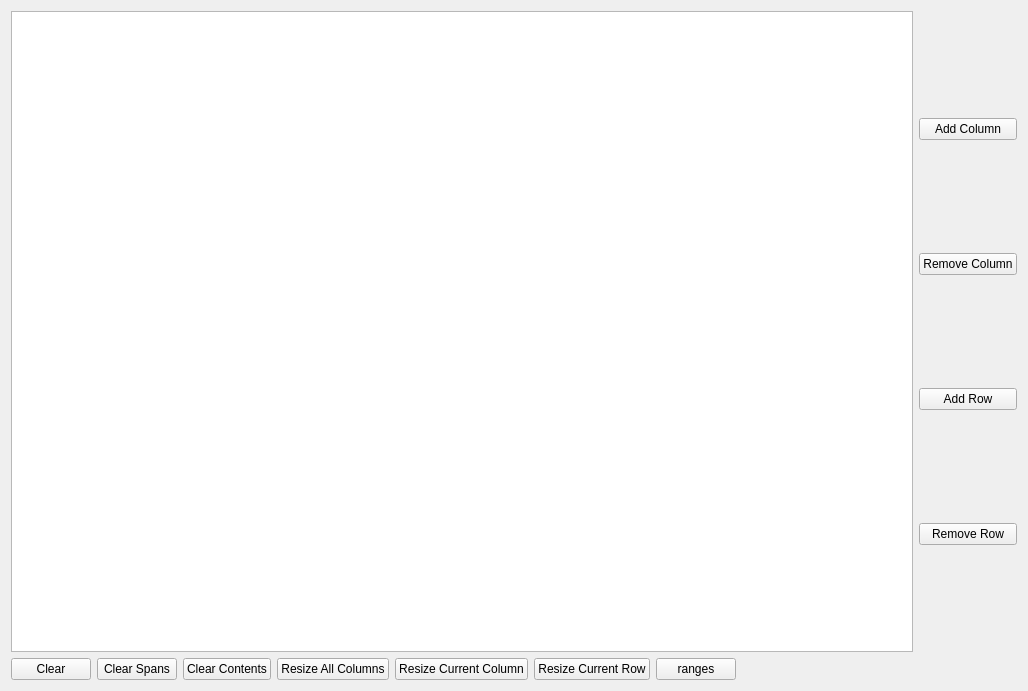
<?xml version="1.0" encoding="UTF-8"?>
<ui version="4.0">
 <class>Form</class>
 <widget class="QWidget" name="Form">
  <property name="geometry">
   <rect>
    <x>0</x>
    <y>0</y>
    <width>1028</width>
    <height>691</height>
   </rect>
  </property>
  <property name="windowTitle">
   <string>Form</string>
  </property>
  <layout class="QVBoxLayout" name="verticalLayout_2">
   <item>
    <layout class="QHBoxLayout" name="horizontalLayout">
     <item>
      <widget class="QTableWidget" name="tableWidget"/>
     </item>
     <item>
      <layout class="QVBoxLayout" name="verticalLayout">
       <item>
        <widget class="QPushButton" name="pcol">
         <property name="text">
          <string>Add Column</string>
         </property>
        </widget>
       </item>
       <item>
        <widget class="QPushButton" name="mcol">
         <property name="text">
          <string>Remove Column</string>
         </property>
        </widget>
       </item>
       <item>
        <widget class="QPushButton" name="prow">
         <property name="text">
          <string>Add Row</string>
         </property>
        </widget>
       </item>
       <item>
        <widget class="QPushButton" name="mrow">
         <property name="text">
          <string>Remove Row</string>
         </property>
        </widget>
       </item>
      </layout>
     </item>
    </layout>
   </item>
   <item>
    <layout class="QHBoxLayout" name="horizontalLayout_2">
     <item>
      <widget class="QPushButton" name="clear">
       <property name="text">
        <string>Clear</string>
       </property>
      </widget>
     </item>
     <item>
      <widget class="QPushButton" name="clearSpans">
       <property name="text">
        <string>Clear Spans</string>
       </property>
      </widget>
     </item>
     <item>
      <widget class="QPushButton" name="clearContents">
       <property name="text">
        <string>Clear Contents</string>
       </property>
      </widget>
     </item>
     <item>
      <widget class="QPushButton" name="resizeAll">
       <property name="text">
        <string>Resize All Columns</string>
       </property>
      </widget>
     </item>
     <item>
      <widget class="QPushButton" name="resizeCurrentColumn">
       <property name="text">
        <string>Resize Current Column</string>
       </property>
      </widget>
     </item>
     <item>
      <widget class="QPushButton" name="resizeCurrentRow">
       <property name="text">
        <string>Resize Current Row</string>
       </property>
      </widget>
     </item>
     <item>
      <widget class="QPushButton" name="ranges">
       <property name="text">
        <string>ranges</string>
       </property>
      </widget>
     </item>
     <item>
      <spacer name="horizontalSpacer">
       <property name="orientation">
        <enum>Qt::Horizontal</enum>
       </property>
       <property name="sizeHint" stdset="0">
        <size>
         <width>704</width>
         <height>20</height>
        </size>
       </property>
      </spacer>
     </item>
    </layout>
   </item>
  </layout>
 </widget>
 <resources/>
 <connections/>
</ui>
